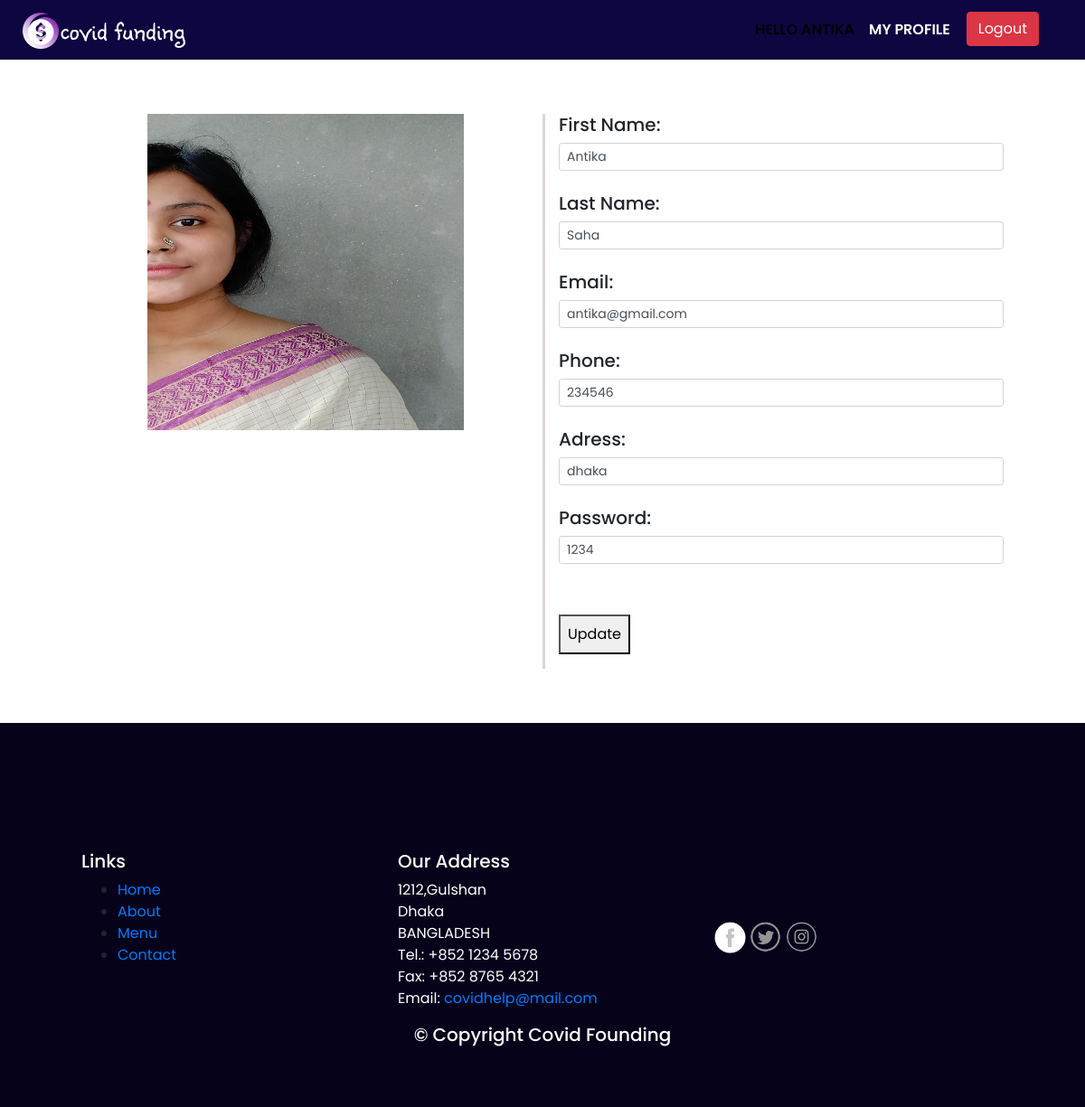
The page /users/user_edit_profile.php (signed in) on the database its author committed.
### tables this page shows
CREATE TABLE `users` (
  `user_id` int(11) NOT NULL,
  `firstname` varchar(20) NOT NULL,
  `lastname` varchar(20) NOT NULL,
  `email` varchar(55) NOT NULL,
  `address` varchar(55) NOT NULL,
  `contact` varchar(20) NOT NULL,
  `password` varchar(20) NOT NULL,
  `photo` varchar(500) NOT NULL
);

### users/user_edit_profile.php (the view, shortened to what this page needs)
<!DOCTYPE html>
<html lang="en">
<head>
    <link rel="stylesheet" href="../assets/css/bootstrap.min.css">
    <link rel="stylesheet" href="../assets/css/style.css">
</head>
<body>
    <header class="header-menu">
      <nav class="navbar navbar-expand-lg navbar-light sticky">
      <img src="../assets/images/xxx.png">
          <div class="collapse navbar-collapse" id="navbarSupportedContent">
            <ul class="navbar-nav">
              <li class="nav-item active">
                <a class="nav-link" href="#home">Hello <?php
                include("../config/dbconn.php");
                $query=mysqli_query($dbconn,"select * from users where user_id='".$_SESSION['user_id']."'");
                $row=mysqli_fetch_array($query);
                $fname=$row['firstname'];
                $lname=$row['lastname'];
                $password=$row['password'];
                $email=$row['email'];
                $address=$row['address'];
                $contact=$row['contact'];
                $photo=$row['photo'];
                ?> <span class="sr-only">(current)</span></a>
              </li>
              <li class="nav-item">
              <a  class="nav-link" href="user_profile.php">My Profile</a>
              </li>
              <li class="nav-item">
                  <a class="btn btn-danger button" href="logout.php">Logout</a>
                </li>
            </ul>
          </div>
        </nav>
    </header>
<section class="profile-area">
    <div class="container">
        <div class="row">
          <div class="col-md-6 img">
          <form action="profile_update.php" method="post" enctype="">
          <?php if($row['photo'] != ""): ?>
            <img name="photo" src="../uploads/<?php echo $photo; ?>" width="350px" height="350px" aling="center">
            <?php else: ?>
            <img src="../uploads/default.jpg" width="300px" height="200px" aling="center">
            <?php endif; ?>
          </div>
          <div class="col-md-6 details">
            <blockquote>
              <h5>First Name:</h5>
              <input type="text" name="firstname" class="form-control form-control-sm mr-1"  value="<?php echo $fname ?>"> <br>
              <h5>Last Name:</h5>
              <input type="text" name="lastname" class="form-control form-control-sm mr-1"  value="<?php echo $lname ?>"> <br>
              <h5>Email:</h5>
              <input type="text" name="email" class="form-control form-control-sm mr-1"  value="<?php echo $email ?>"><br>
              <h5>Phone:</h5>
              <input type="text" name="contact" class="form-control form-control-sm mr-1"  value="<?php echo $contact ?>"><br>
              <h5>Adress:</h5>
              <input type="text" name="address" class="form-control form-control-sm mr-1"  value="<?php echo $address ?>"><br>
              <h5>Password:</h5>
              <input type="text" name="password" class="form-control form-control-sm mr-1"  value="<?php echo $password ?>"><br>
            </blockquote>
            <button type="submit" name="submit" class="btn1 my-3 p-2">Update</button>
          </div>
        </div>
      </div>
    </section>
    <?php include('../footer.php');  ?>
</body>
</html>

### assets/css/style.css (style rules this page uses)
* { font-family: 'Poppins',sans-serif; }
.navbar { background-color: #0D0640; }
.navbar-nav .nav-item .nav-link { color: white; }
.nav-item .button { margin-left: 10px; }
.header-menu .navbar-nav { padding: 5px 35px; }
.header-menu .nav-link { text-transform: uppercase; font-weight: 600; }

### users/user_edit_profile.php (style rules this page uses)
.container { padding:5%; }
.container .img { text-align:center; }
.container .details { border-left:3px solid #ded4da; }

### rows shown on the page
users: photo (picture), firstname "Antika", lastname "Saha", email "antika@gmail.com", contact "234546", address "dhaka", password "1234"
